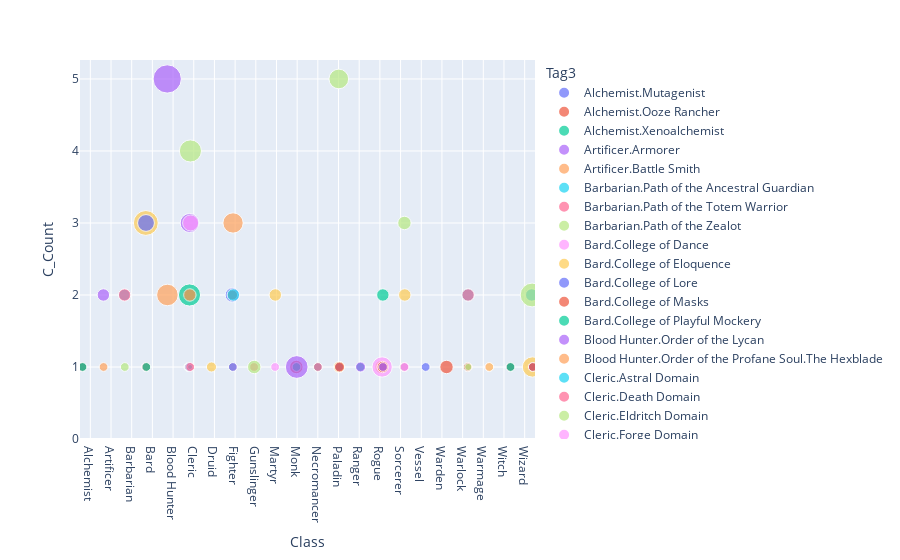

Notebook code for this chart:
### Code cell
fig = px.scatter(Tab_Cla2, x="Class", y="C_Count", size="L_Count", color="Tag3")
fig.update_layout(scattermode="group")
fig.show()
